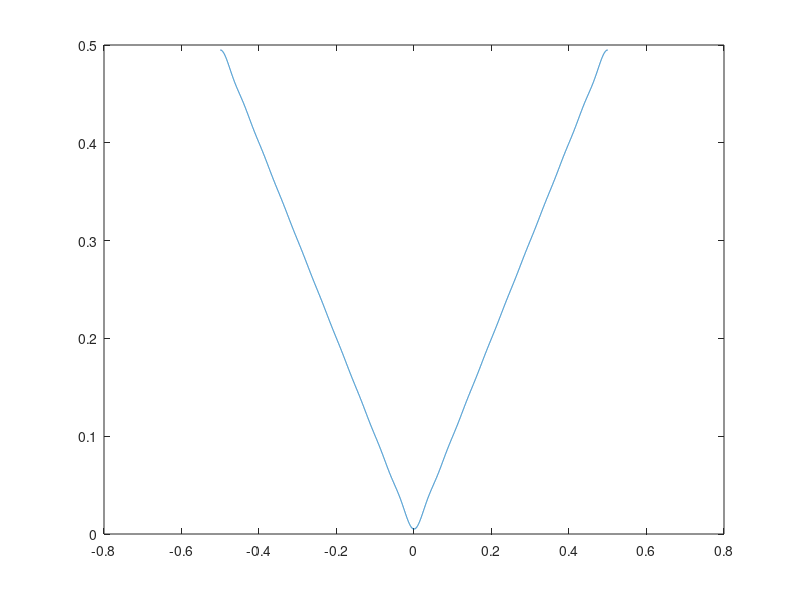

Recreate this plot in MATLAB.
T = 1;
t = -T/2:0.0001:T/2;
kstop = 20;

% Terme en k = 0;
y = (T/4)*ones(size(t));

% Termes imapairs en cosinus
for k = 1:2:kstop
    y = y-((2*T)/((k^2)*(pi^2)))*cos(k*(2*pi/T)*t);
end    
    
plot(t,y)